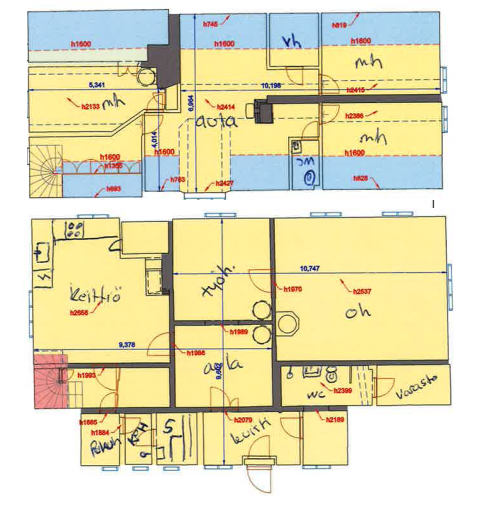
#> input picture backend/eval/redraw_bench/colorful-34.png, 482 x 507 px
$ python -i crop.py   (imports and definitions only)
#> lines starting #> are read from the running program, lines starting #| are printed output that depends on the picture; after the words box and inside, x2 and y2 are one past the last pixel; in counts of white or black regions, pixels touching at a corner belong together
"""Find the drawing on a sheet and decide how much to enlarge it (D-022)."""

import cv2
import numpy as np

CLOSE_PX = 5  # seals hatching inside walls so a hatched wall reads as one solid stroke
SHEET_SCALE = 1.5  # best of 0.75 / 1 / 1.5 on a Swiss sheet (D-022)


def _ink(gray: np.ndarray) -> np.ndarray:
    _, ink = cv2.threshold(gray, 0, 255, cv2.THRESH_BINARY_INV + cv2.THRESH_OTSU)
    return ink


def thick_ink(gray: np.ndarray) -> np.ndarray:
    """Ink that survives closing and a 3x3 opening: walls, not thin lines or text."""
    ink = cv2.morphologyEx(_ink(gray), cv2.MORPH_CLOSE, np.ones((CLOSE_PX, CLOSE_PX), np.uint8))
    return cv2.morphologyEx(ink, cv2.MORPH_OPEN, np.ones((3, 3), np.uint8))


def has_frame(gray: np.ndarray) -> bool:
    """A sheet: some ink line (frame, title-block rule) spans nearly the whole page."""
    if gray.min() == gray.max():
        return False
    count, _, stats, _ = cv2.connectedComponentsWithStats(_ink(gray))
    h, w = gray.shape
    return any(
        stats[i, cv2.CC_STAT_WIDTH] >= 0.9 * w and stats[i, cv2.CC_STAT_HEIGHT] >= 0.9 * h
        for i in range(1, count)
    )


def scale_for(framed: bool) -> float:
    return SHEET_SCALE if framed else 1.0


def drawing_box(gray: np.ndarray, margin: int = 20) -> tuple[int, int, int, int]:
    """(x0, y0, x1, y1) of the drawing on a framed sheet; the whole image otherwise.

    Grows from the biggest wall structure, adding pieces within a fixed distance of it,
    so the scale bar, north arrow and legend (which sit apart) stay out.
    """
    h, w = gray.shape
    whole = (0, 0, w, h)
    if not has_frame(gray):
        return whole
    count, _, stats, _ = cv2.connectedComponentsWithStats(thick_ink(gray))
    inner = [
        i for i in range(1, count)
        if stats[i, cv2.CC_STAT_WIDTH] < 0.85 * w and stats[i, cv2.CC_STAT_HEIGHT] < 0.85 * h
    ]  # fmt: skip
    if not inner:
        return whole
    best = max(inner, key=lambda i: stats[i, cv2.CC_STAT_AREA])
    x0, y0 = int(stats[best, 0]), int(stats[best, 1])
    x1, y1 = x0 + int(stats[best, 2]), y0 + int(stats[best, 3])
    pad = 0.15 * max(x1 - x0, y1 - y0)  # fixed: a growing pad would swallow the legend
    joined = {best}
    grew = True
    while grew:
        grew = False
        for i in inner:
            if i in joined:
                continue
            bx0, by0 = int(stats[i, 0]), int(stats[i, 1])
            bx1, by1 = bx0 + int(stats[i, 2]), by0 + int(stats[i, 3])
            if bx0 <= x1 + pad and bx1 >= x0 - pad and by0 <= y1 + pad and by1 >= y0 - pad:
                joined.add(i)
                x0, y0, x1, y1 = min(x0, bx0), min(y0, by0), max(x1, bx1), max(y1, by1)
                grew = True
    return max(0, x0 - margin), max(0, y0 - margin), min(w, x1 + margin), min(h, y1 + margin)

>>> import cv2
>>> picture = cv2.imread('../../backend/eval/redraw_bench/colorful-34.png', cv2.IMREAD_GRAYSCALE)
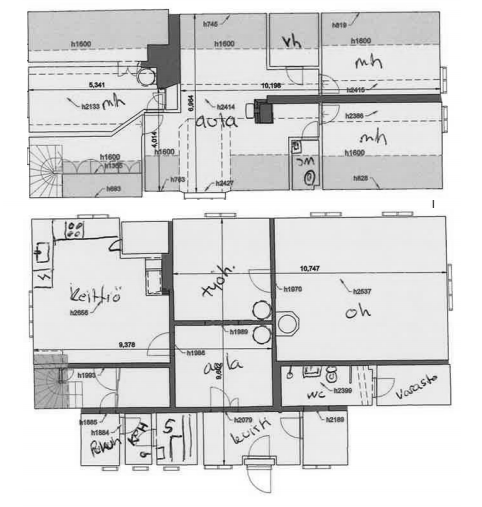
#> picture: shape (507, 482); min 10, max 255, mean 219.5
>>> result = drawing_box(picture)
#> in _ink, `_, ink = cv2.threshold(gray, 0, 255, cv2.THRESH_BINARY_INV + cv2.THRES..`:
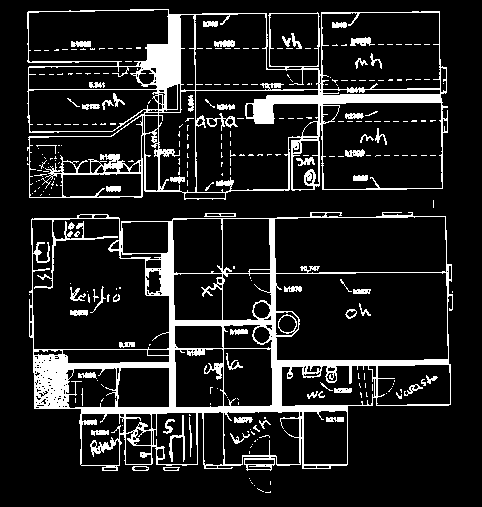
#> ink: shape (507, 482); 13% white; 284 white regions (220 under 20 px), largest, box (x1, y1, x2, y2) and area: (29, 212, 453, 471) 15631, (27, 9, 448, 200) 10836, (169, 415, 185, 462) 186
#> in has_frame, `count, _, stats, _ = cv2.connectedComponentsWithStats(_ink(gray))`: count = 285; stats = 285 rows, first 6: [0, 0, 482, 507, 212526], [27, 9, 421, 191, 10836], [203, 21, 15, 6, 79], [332, 22, 15, 6, 78], [291, 33, 11, 16, 69], [282, 36, 9, 11, 49]
#> result = (0, 0, 482, 507)
